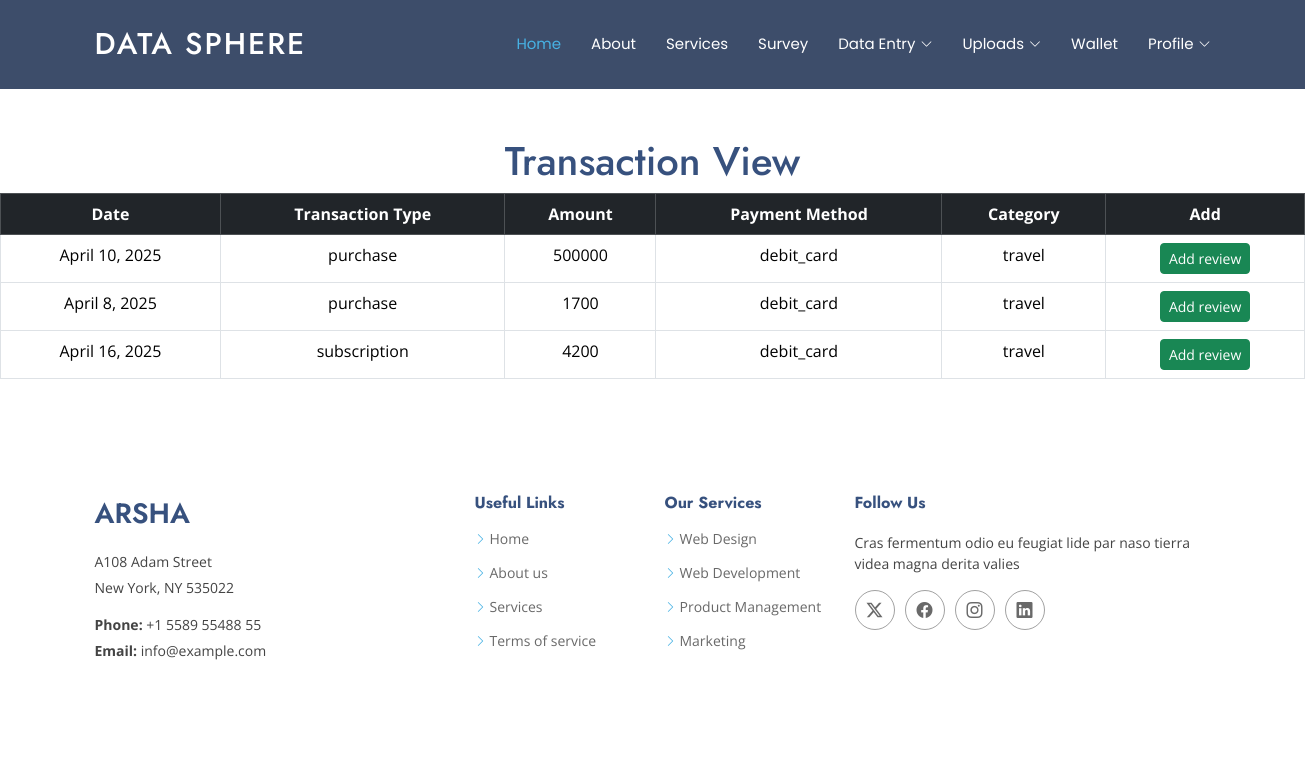
/review_product/ (signed in), run on an earlier commit of the app's database.
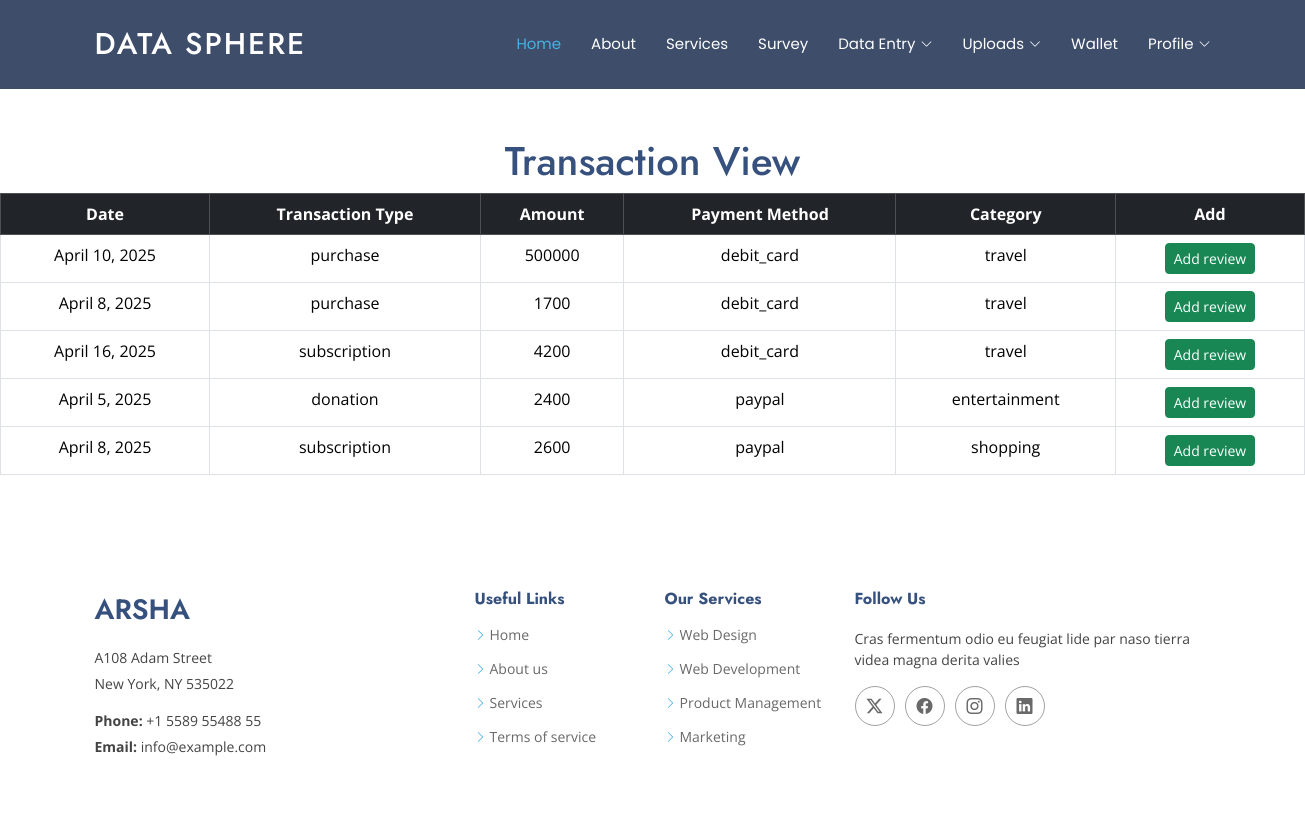
And on a later commit of the database.
### Dataapp/models.py (models this page shows)
class UploadedFile(models.Model):
    file = models.FileField(upload_to='uploads/')
    transaction_id = models.CharField(max_length=100, null=True, blank=True)
    dateee = models.DateField(default=now)
    transaction_type = models.CharField(max_length=100, default="0")
    amount = models.CharField(max_length=100, default="0")
    payment_method = models.CharField(max_length=100, default="0")
    merchant_name = models.CharField(max_length=100, default="0")
    category = models.CharField(max_length=100,default=0)
    upload_date = models.DateField(default=now)
    status = models.IntegerField(default=0)
    login = models.ForeignKey(User, on_delete=models.CASCADE)

### Dataapp/views.py (the view)
# urls.py: path('review_product/',views.review_product,name='review_product'),
def review_product(request):
    id=request.session['user_id']
    log=get_object_or_404(User,login_id=id)
    users=UploadedFile.objects.filter(login_id=log)
    return render(request,'user/user_review_product.html',{'users':users})

### Dataapp/templates/user/user_review_product.html (shortened to what this page needs)
{% extends "user/user_header.html" %}
{% load static %}
{% block content %}
<!DOCTYPE html>
<html lang="en">
<head>
</head>
<body class="transaction-page">
    <br><br>
    <h1 style="text-align: center;">Transaction View</h1>
    <div class="table-container">
        <table class="table table-bordered table-hover">
            <thead class="table-dark">
                <tr>
                    <th class="text-center">Date</th>
                    <th class="text-center">Transaction Type</th>
                    <th class="text-center">Amount</th>
                    <th class="text-center">Payment Method</th>
                    <th class="text-center">Category</th>
                    <th class="text-center">Add</th>
                </tr>
            </thead>
            <tbody>
                {% for user in users %}
                <tr>
                    <td class="text-center">{{ user.dateee }}</td>
                    <td class="text-center">{{ user.transaction_type }}</td>
                    <td class="text-center">{{ user.amount }}</td>
                    <td class="text-center">{{ user.payment_method }}</td>
                    <td class="text-center">{{ user.category }}</td>
                    <td class="text-center"><a href="{% url 'review_add' user.id %}" class="btn btn-success btn-sm">Add review</a></td>
                </tr>
                {% endfor %}
            </tbody>
        </table>
    </div>
</body>
</html>
{% endblock %}

What changed in the data, as far as the page shows it:
added UploadedFile: dateee "April 5, 2025", transaction_type "donation", amount "2400", payment_method "paypal", category "entertainment"
added UploadedFile: dateee "April 8, 2025", transaction_type "subscription", amount "2600", payment_method "paypal", category "shopping"
